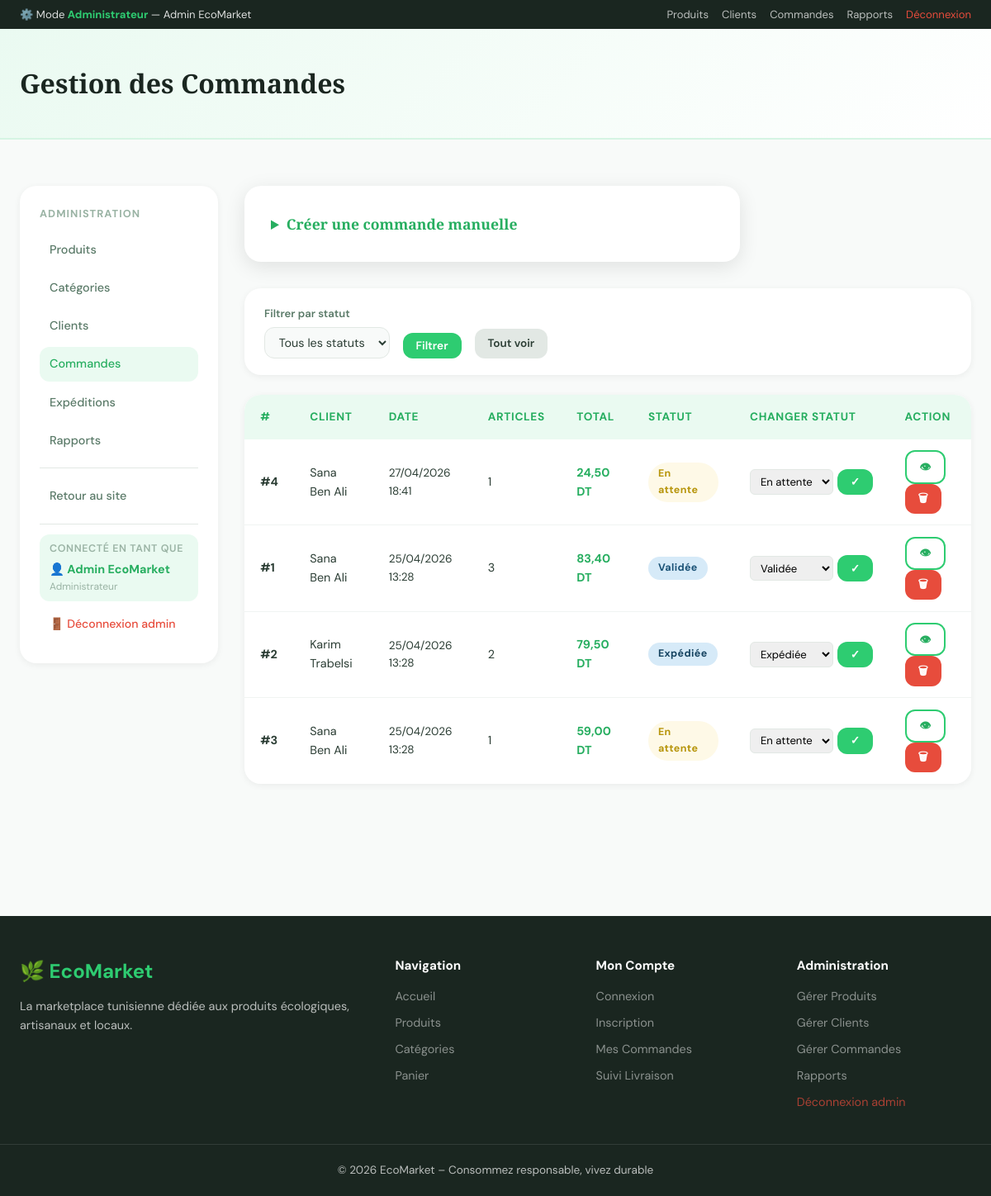
/admin/commandes.php (signed in), run on the app's committed database.
### tables this page shows
CREATE TABLE `commandes` (
  `id` int(10) UNSIGNED NOT NULL,
  `client_id` int(10) UNSIGNED NOT NULL,
  `date_cmd` timestamp NOT NULL DEFAULT current_timestamp(),
  `statut` enum('en_attente','validee','expediee','livree','annulee') DEFAULT 'en_attente',
  `total` decimal(10,2) NOT NULL DEFAULT 0.00,
  `notes` text DEFAULT NULL
);

CREATE TABLE `clients` (
  `id` int(10) UNSIGNED NOT NULL,
  `nom` varchar(100) NOT NULL,
  `email` varchar(150) NOT NULL,
  `mot_de_passe` varchar(255) NOT NULL,
  `adresse` text DEFAULT NULL,
  `telephone` varchar(20) DEFAULT NULL,
  `is_admin` tinyint(1) NOT NULL DEFAULT 0,
  `created_at` timestamp NOT NULL DEFAULT current_timestamp()
);

### admin/commandes.php (the view, shortened to what this page needs)
<?php
require_once __DIR__ . '/../includes/config.php';
$pdo = getPDO();
$page = max(1,(int)($_GET['page'] ?? 1));
$where = ['1=1']; $params = [];
$wSQL = implode(' AND ', $where);
$stC = $pdo->prepare("SELECT COUNT(*) FROM commandes c WHERE $wSQL"); $stC->execute($params);
$pg = paginate((int)$stC->fetchColumn(), $page);
$stmt = $pdo->prepare("
    SELECT c.*, cl.nom AS client_nom, COUNT(cp.id) AS nb_art
    FROM commandes c
    JOIN clients cl ON cl.id=c.client_id
    LEFT JOIN commandes_produits cp ON cp.commande_id=c.id
    WHERE $wSQL
    GROUP BY c.id
    ORDER BY c.date_cmd DESC
    LIMIT ".PER_PAGE." OFFSET ".$pg['offset']);
$stmt->execute($params);
$commandes = $stmt->fetchAll();
include __DIR__ . '/../includes/header.php';
?>
<div class="page-header">
    <div class="container"><h1> Gestion des Commandes</h1></div>
</div>
<section class="section" style="padding-top:1.5rem;">
<div class="container">
<div class="admin-layout">
    <div class="admin-sidebar">
        <h3>Administration</h3>
        <a href="produits.php">Produits</a>
        <a href="categories.php"> Catégories</a>
        <a href="clients.php">Clients</a>
        <a href="commandes.php" class="active"> Commandes</a>
        <a href="expeditions.php"> Expéditions</a>
        <a href="rapports.php">Rapports</a>
        <hr style="border:none;border-top:1px solid var(--gray-200);margin:.75rem 0;">
        <a href="<?= SITE_URL ?>/index.php"> Retour au site</a>
        <hr style="border:none;border-top:1px solid var(--gray-200);margin:.75rem 0;">
        <div style="padding:.5rem .75rem;background:var(--green-xlight);border-radius:var(--radius);margin-bottom:.5rem;">
            <div style="font-size:.78rem;color:var(--gray-400);font-weight:600;text-transform:uppercase;letter-spacing:.05em;margin-bottom:.2rem;">Connecté en tant que</div>
            <div style="font-weight:700;color:var(--green-dark);font-size:.9rem;">👤 <?= e($_SESSION['client_nom'] ?? '') ?></div>
            <div style="font-size:.75rem;color:var(--gray-400);">Administrateur</div>
        </div>
        <a href="<?= SITE_URL ?>/admin/logout.php" style="color:#e74c3c;font-size:.88rem;padding:.5rem .75rem;display:flex;align-items:center;gap:.4rem;">🚪 Déconnexion admin</a>
    </div>
    <div>
        <details class="form-card" style="margin:0 0 2rem;">
            <summary style="cursor:pointer;font-family:var(--font-head);font-size:1.1rem;font-weight:700;color:var(--green-dark);">
                 Créer une commande manuelle
            </summary>
        </details>
        <form method="GET" class="filter-bar">
            <div class="filter-group">
                <label>Filtrer par statut</label>
                <select name="statut">
                    <option value="">Tous les statuts</option>
                </select>
            </div>
            <button type="submit" class="btn btn-primary btn-sm">Filtrer</button>
            <a href="commandes.php" class="btn btn-secondary btn-sm">Tout voir</a>
        </form>
        <div class="table-wrapper">
            <table>
                <thead><tr><th>#</th><th>Client</th><th>Date</th><th>Articles</th><th>Total</th><th>Statut</th><th>Changer statut</th><th>Action</th></tr></thead>
                <tbody>
                <?php foreach ($commandes as $cmd): ?>
                <tr>
                    <td><strong>#<?= $cmd['id'] ?></strong></td>
                    <td><?= e($cmd['client_nom']) ?></td>
                    <td style="font-size:.85rem;"><?= date('d/m/Y H:i', strtotime($cmd['date_cmd'])) ?></td>
                    <td><?= $cmd['nb_art'] ?></td>
                    <td><strong style="color:var(--green-dark);"><?= prix((float)$cmd['total']) ?></strong></td>
                    <td><?= statutBadge($cmd['statut']) ?></td>
                    <td>
                        <form method="POST" action="" style="display:flex;gap:.3rem;align-items:center;">
                            <select name="statut" style="padding:.3rem .5rem;border:1.5px solid var(--gray-200);border-radius:6px;font-size:.82rem;">
                                <option value="en_attente" <?= $cmd['statut']==='en_attente'?'selected':'' ?>>En attente</option>
                                <option value="validee"    <?= $cmd['statut']==='validee'   ?'selected':'' ?>>Validée</option>
                                <option value="expediee"   <?= $cmd['statut']==='expediee'  ?'selected':'' ?>>Expédiée</option>
                            </select>
                            <button type="submit" class="btn btn-primary btn-sm">✓</button>
                        </form>
                    </td>
                    <td>
                        <a href="<?= SITE_URL ?>/pages/commande_detail.php?id=<?= $cmd['id'] ?>" class="btn btn-outline btn-sm">👁</a>
                        <a href="?action=supprimer&id=<?= $cmd['id'] ?>" class="btn btn-danger btn-sm"
                           onclick="return confirm('Supprimer ?')">🗑</a>
                    </td>
                </tr>
                <?php endforeach; ?>
                </tbody>
            </table>
        </div>
    </div>
</div>
</div>
</section>
<?php include __DIR__ . '/../includes/footer.php'; ?>

### includes/config.php (shortened to what this page needs)
<?php
function e(string $v): string {
    return htmlspecialchars($v, ENT_QUOTES, 'UTF-8');
}
function prix(float $p): string {
    return number_format($p, 2, ',', ' ') . ' DT';
}
function statutBadge(string $s): string {
    $map = [
        'en_attente' => ['En attente',  'warning'],
        'validee'    => ['Validée',     'info'],
        'expediee'   => ['Expédiée',    'primary'],
        'livree'     => ['Livrée',      'success'],
        'annulee'    => ['Annulée',     'danger'],
    ];
    $d = $map[$s] ?? [$s, 'secondary'];
    return '<span class="badge badge-' . $d[1] . '">' . $d[0] . '</span>';
}
function paginate(int $total, int $page, int $perPage = PER_PAGE): array {
    $pages   = max(1, (int)ceil($total / $perPage));
    $page    = max(1, min($page, $pages));
    $offset  = ($page - 1) * $perPage;
    return ['page' => $page, 'pages' => $pages, 'offset' => $offset, 'total' => $total];
}

### assets/css/style.css (style rules this page uses)
:root { --green: #2ecc71; --green-dark: #27ae60; --green-light: #d5f5e3; --green-xlight:#eafaf1; --white: #ffffff; --gray-50: #f8faf9; --gray-100: #f0f4f2; --gray-200: #e2e8e4; --gray-400: #9ab3a4; --gray-600: #5a7a68; --gray-800: #2c3e35; --black: #1a2620; --radius: 12px; --radius-lg: 20px; --shadow-sm: 0 2px 8px rgba(0,0,0,.06); --shadow-md: 0 6px 24px rgba(0,0,0,.1); --shadow-lg: 0 16px 48px rgba(0,0,0,.14); --font-head: 'Playfair Display', Georgia, serif; --font-body: 'DM Sans', system-ui, sans-serif; --transition: all .25s ease; }
*, *::before, *::after { box-sizing: border-box; margin: 0; padding: 0; }
html { scroll-behavior: smooth; }
body { font-family: var(--font-body); font-size: 16px; color: var(--gray-800); background: var(--gray-50); line-height: 1.6; }
a { color: inherit; text-decoration: none; }
button, input, select, textarea { font-family: inherit; }
.container { max-width: 1200px; margin: 0 auto; padding: 0 1.5rem; }
.btn { display: inline-flex; align-items: center; justify-content: center; gap: .4rem; padding: .7rem 1.5rem; border-radius: var(--radius); font-weight: 600; font-size: .95rem; cursor: pointer; border: none; transition: var(--transition); text-align: center; }
.btn-primary { background: var(--green); color: var(--white); }
.btn-outline { background: transparent; border: 2px solid var(--green); color: var(--green-dark); }
.btn-danger { background: #e74c3c; color: var(--white); }
.btn-secondary { background: var(--gray-200); color: var(--gray-800); }
.btn-sm { padding: .45rem 1rem; font-size: .85rem; }
.section { padding: 4rem 0; }
.form-card { background: var(--white); border-radius: var(--radius-lg); box-shadow: var(--shadow-md); padding: 2rem; max-width: 600px; margin: 2rem auto; }
.table-wrapper { overflow-x: auto; border-radius: var(--radius-lg); box-shadow: var(--shadow-sm); }
table { width: 100%; border-collapse: collapse; background: var(--white); }
th { background: var(--green-xlight); color: var(--green-dark); font-weight: 700; font-size: .85rem; text-transform: uppercase; letter-spacing: .05em; padding: 1rem 1.2rem; text-align: left; }
td { padding: .85rem 1.2rem; border-bottom: 1px solid var(--gray-100); font-size: .9rem; vertical-align: middle; }
tr:last-child td { border-bottom: none; }
.badge { display: inline-block; padding: .25rem .75rem; border-radius: 50px; font-size: .78rem; font-weight: 700; letter-spacing: .03em; }
.badge-warning { background: #fef9e7; color: #b7950b; }
.badge-info { background: #d6eaf8; color: #1a5276; }
.badge-primary { background: #d6eaf8; color: #154360; }
.filter-bar { background: var(--white); border-radius: var(--radius-lg); padding: 1.25rem 1.5rem; box-shadow: var(--shadow-sm); display: flex; gap: 1rem; align-items: flex-end; flex-wrap: wrap; margin-bottom: 1.5rem; }
.filter-group { display: flex; flex-direction: column; gap: .4rem; }
.filter-group label { font-size: .82rem; font-weight: 600; color: var(--gray-600); }
.filter-group select, .filter-group input { padding: .5rem .8rem; border: 1.5px solid var(--gray-200); border-radius: var(--radius); font-size: .9rem; background: var(--gray-50); color: var(--gray-800); }
.page-header { background: linear-gradient(135deg, var(--green-xlight), var(--white)); border-bottom: 2px solid var(--green-light); padding: 2.5rem 0; }
.page-header h1 { font-family: var(--font-head); font-size: 2rem; color: var(--black); }
.admin-layout { display: grid; grid-template-columns: 240px 1fr; gap: 2rem; padding: 2rem 0; }
.admin-sidebar { background: var(--white); border-radius: var(--radius-lg); padding: 1.5rem; box-shadow: var(--shadow-sm); height: fit-content; position: sticky; top: 90px; }
.admin-sidebar h3 { font-size: .8rem; text-transform: uppercase; letter-spacing: .08em; color: var(--gray-400); font-weight: 700; margin-bottom: .75rem; }
.admin-sidebar a { display: flex; align-items: center; gap: .6rem; padding: .6rem .75rem; border-radius: var(--radius); color: var(--gray-600); font-weight: 500; font-size: .9rem; margin-bottom: .25rem; transition: var(--transition); }
.admin-sidebar a:hover, .admin-sidebar a.active { background: var(--green-xlight); color: var(--green-dark); }

### data on the page
commandes: id "4", client.nom "Sana Ben Ali", date_cmd "27/04/2026 18:41", nb_art "1", total "24,50 DT", statut "En attente"
commandes: id "1", client.nom "Sana Ben Ali", date_cmd "25/04/2026 13:28", nb_art "3", total "83,40 DT", statut "Validée"
commandes: id "2", client.nom "Karim Trabelsi", date_cmd "25/04/2026 13:28", nb_art "2", total "79,50 DT", statut "Expédiée"
commandes: id "3", client.nom "Sana Ben Ali", date_cmd "25/04/2026 13:28", nb_art "1", total "59,00 DT", statut "En attente"

### other printed values
$_SESSION['client_nom'] "Admin EcoMarket"
